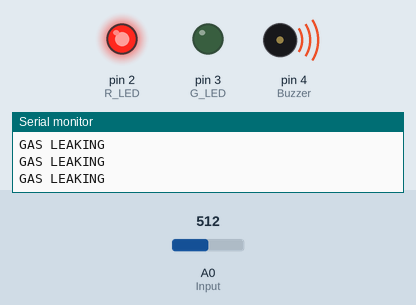
Recording of a sketch running on a simulated Arduino Uno, built with avr-gcc and run on an emulated ATmega328P. Shown: output pins drawn as LEDs (lit = HIGH), buzzer (waves = sounding, pin HIGH), the last lines printed to the serial monitor. The inputs (shaded band) are chosen by the test bench; at power-on: A0 (Input) = 512.

Above: at 1.2 s.
1.3 s: A0 (Input) set to 417
4.3 s: A0 (Input) set to 381
At 5.7 s:
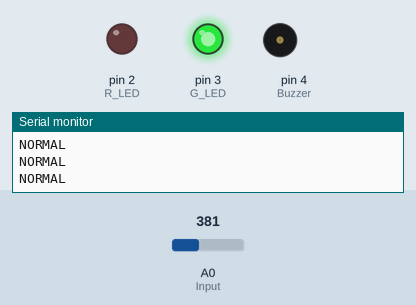
Timing chart, 0 to 7.3 s (numbered marks = the images above; inputs shaded):
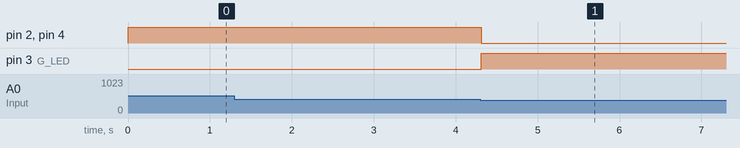

The sketch:

GAS_DETECTOR.ino
```cpp
int Input = A0;
int R_LED = 2;
int G_LED = 3;
int Buzzer = 4;

int val;
int MAX = 400;

void setup() {
  Serial.begin(9600);
  pinMode(Input ,INPUT);
  pinMode(R_LED ,OUTPUT);
  pinMode(G_LED ,OUTPUT);
  pinMode(Buzzer ,OUTPUT);
}

void loop() {
  val = analogRead(A0);
  if (val >= MAX) {
    digitalWrite(R_LED ,HIGH);
    digitalWrite(Buzzer ,HIGH);
    digitalWrite(G_LED ,LOW);
    Serial.println("GAS LEAKING");
  }
  else {
    digitalWrite(R_LED ,LOW);
    digitalWrite(Buzzer ,LOW);
    digitalWrite(G_LED ,HIGH);
    Serial.println("NORMAL");
  }
}
```

GAS_DETECTOR.cpp
```cpp
#include <Servo.h>

Servo servo;

int smokeA0 = A0;
int buzzer = 11;
int led = 12;
float sensorValue;

void setup() {
  pinMode(buzzer, OUTPUT);
  pinMode(led, OUTPUT);
  pinMode(smokeA0, INPUT);
  Serial.begin(9600); // Sets the serial port to 9600
  Serial.println("Gas sensor warming up!");
  delay(20000); // Allow the MQ-6 to warm up
  servo.attach(8);
  servo.write(0);
  delay(2000);
}

void loop() {
  sensorValue = analogRead(smokeA0);
  if (sensorValue > 600) {
    Serial.print(" | Smoke detected!");
    digitalWrite(buzzer, HIGH);
    digitalWrite(led, HIGH);
    servo.write(90);
    delay(1000);
  } else {
    Serial.print(" | Smoke not detected!");
    digitalWrite(buzzer, LOW);
    digitalWrite(led, LOW);
    servo.write(0);
    delay(1000);
  }
  delay(2000); // Wait 2s for next reading
}
```

Measured:
- the behaviour switches between 400 and 399 on A0 (Input) (found by bisection; images 0 and 1)
- after the input at 4.3 s, pin 2 (R_LED), pin 4 (Buzzer): HIGH → LOW at once; pin 3 (G_LED): LOW → HIGH at once
